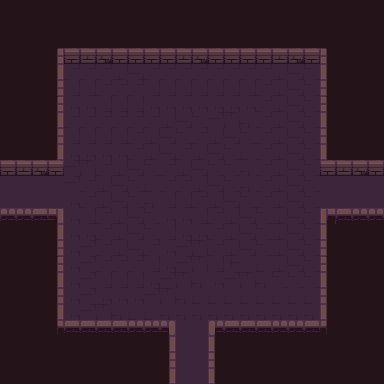

Below is a game level as drawn by its tile map, then a one-line description and the .tmx that defines it (tile-layer data replaced by summaries):
An orthogonal 24x24 tile map with 16x16 px tiles, 5 tile layers (background, road, wall, item, ...), 1 hidden layer not drawn, 3 tilesets.

<map version="1.2" tiledversion="1.3.4" orientation="orthogonal" renderorder="right-down" compressionlevel="0" width="24" height="24" tilewidth="16" tileheight="16" infinite="0" nextlayerid="8" nextobjectid="1">
 <tileset firstgid="1" name="Dungeon_Tileset" tilewidth="16" tileheight="16" tilecount="100" columns="10">
  <image source="Dungeon_Tileset.png" width="160" height="160" />
 </tileset>
 <tileset firstgid="101" name="flag" tilewidth="16" tileheight="16" tilecount="4" columns="4">
  <image source="flag.png" width="64" height="16" />
  <tile id="0">
   <animation>
    <frame tileid="3" duration="200" />
    <frame tileid="2" duration="200" />
    <frame tileid="1" duration="200" />
    <frame tileid="0" duration="200" />
   </animation>
  </tile>
 </tileset>
 <tileset firstgid="105" name="torch" tilewidth="16" tileheight="16" tilecount="4" columns="4">
  <image source="torch.png" width="64" height="16" />
  <tile id="0">
   <animation>
    <frame tileid="3" duration="200" />
    <frame tileid="2" duration="200" />
    <frame tileid="1" duration="200" />
    <frame tileid="0" duration="200" />
   </animation>
  </tile>
 </tileset>
 <layer id="1" name="background" width="24" height="24">
  <data>[576 cells, 576 non-empty, 1 distinct tile ids]</data>
 </layer>
 <layer id="5" name="road" width="24" height="24">
  <data>[576 cells, 280 non-empty, 1 distinct tile ids]</data>
 </layer>
 <layer id="3" name="wall" width="24" height="24">
  <data>[576 cells, 80 non-empty, 22 distinct tile ids]</data>
 </layer>
 <layer id="4" name="item" width="24" height="24">
  <data>[576 cells, 0 non-empty, 0 distinct tile ids]</data>
 </layer>
 <layer id="7" name="pickarea" width="24" height="24">
  <data>[576 cells, 256 non-empty, 12 distinct tile ids]</data>
 </layer>
 <layer id="6" name="smog" width="24" height="24" visible="0">
  <data>[576 cells, 576 non-empty, 1 distinct tile ids]</data>
 </layer>
</map>
